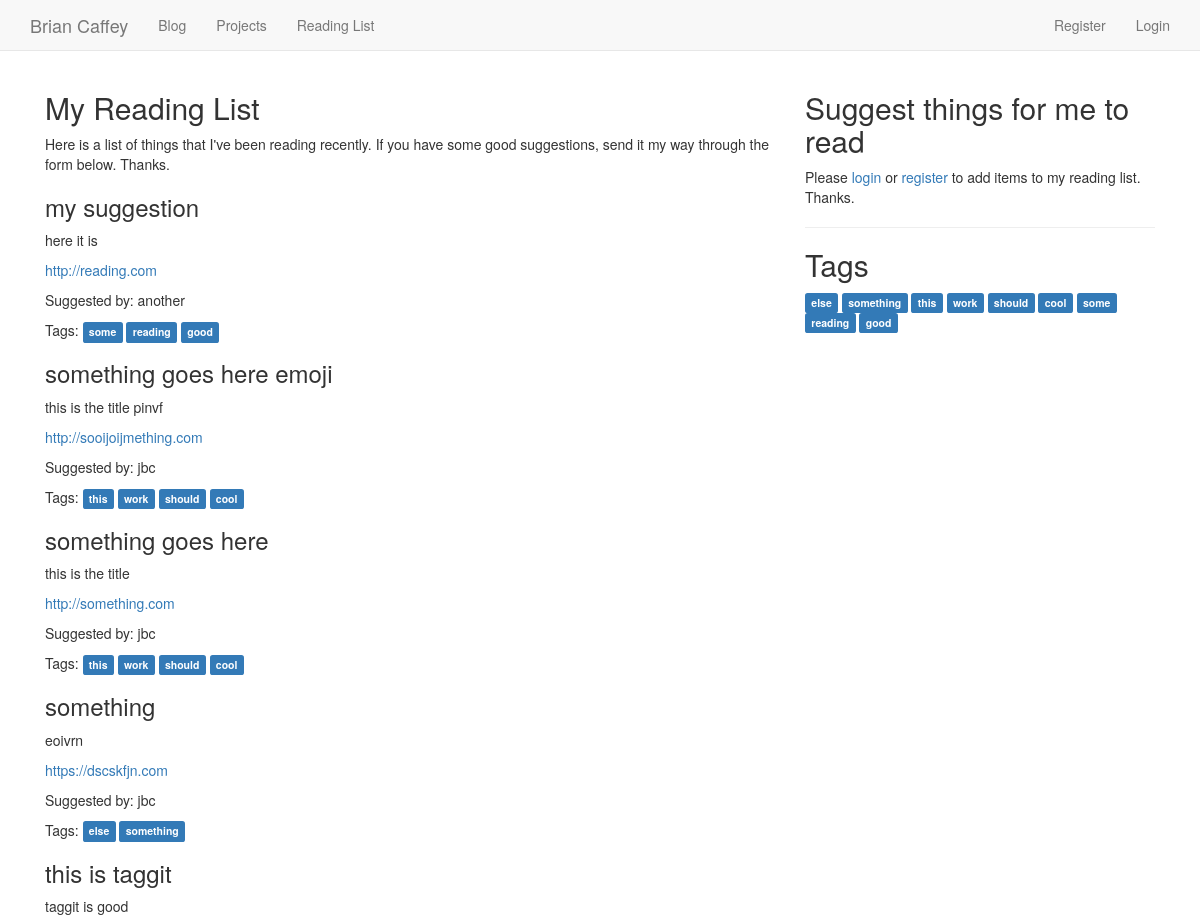
/reading-list/ (upper part), run on an earlier commit of the app's database.
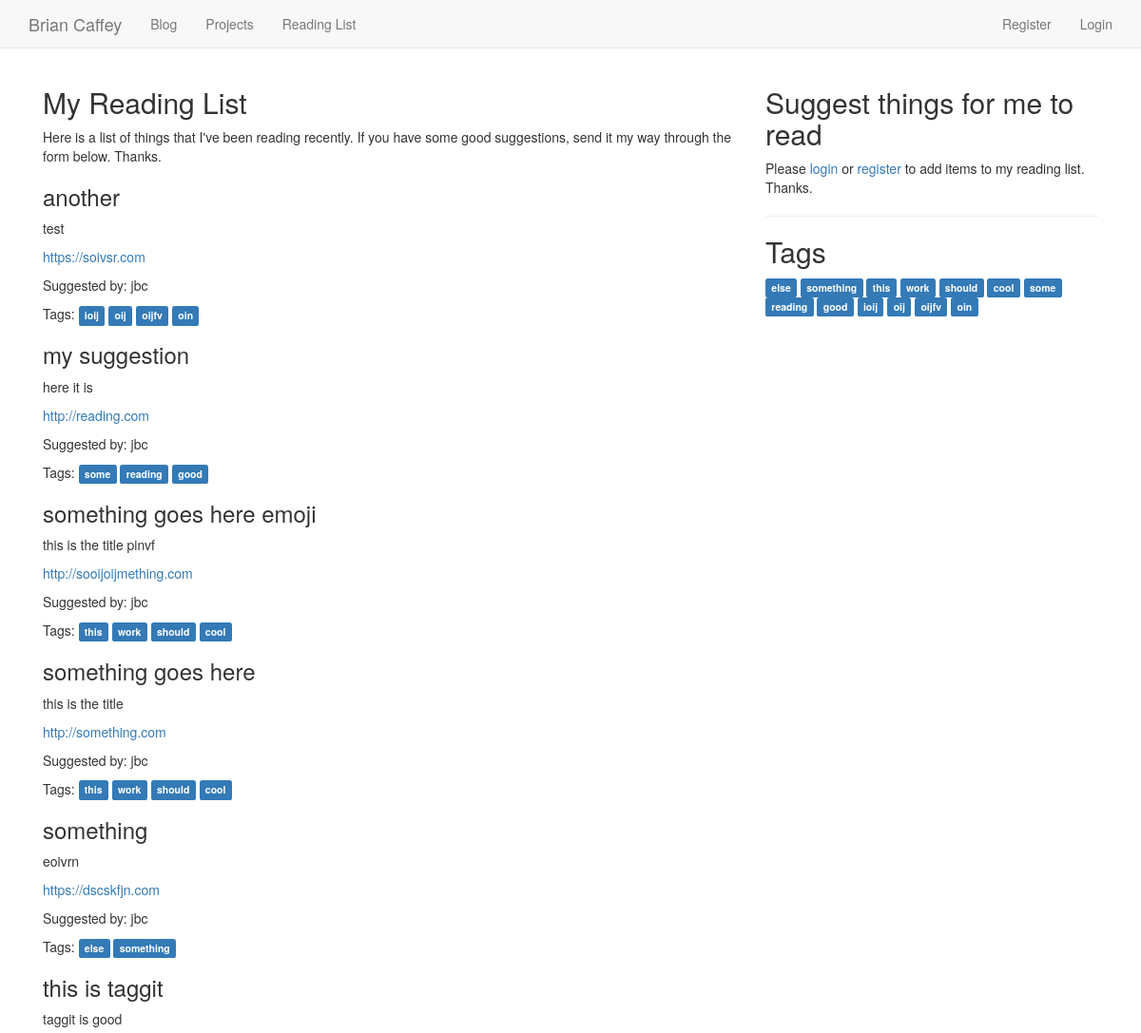
And on a later commit of the database.
### readinglist/models.py (models this page shows, shortened)
class ReadingMaterial(models.Model):
    user = models.ForeignKey(User)
    name = models.CharField(max_length=200)
    description = models.CharField(max_length=1000)
    link = models.URLField(max_length=400, unique=True)
    tags = TaggableManager()
    class Meta:
        ordering = ['-pk']

### readinglist/views.py (the view, shortened to what this page needs)
def reading_list(request):
    form = ReadingMaterialForm(request.POST or None)
    reading_list = ReadingMaterial.objects.all()
    tags = Tag.objects.all().distinct()
    context = {
        'form':form,
        'reading_list':reading_list,
        'tags': tags
    }
    return render(request, 'readinglist/reading_list.html', context)

### readinglist/templates/readinglist/reading_list.html (shortened to what this page needs)
{% extends 'base.html' %}
{% load crispy_forms_tags %}
{% block content %}
<div class="col-md-8">
<h2>My Reading List</h2>
<p>Here is a list of things that I've been reading recently. If you have some good suggestions, send it my way through the form below. Thanks.</p>
{% for item in reading_list %}
<h3>{{ item.name }}</h3>
<p>{{ item.description }}</p>
<p><a href="{{ item.link }}">{{ item.link }}</a></p>
<p>Suggested by: {{ item.user }}</p>
{% if item.tags.count > 0 %}
<p>Tags:
{% for tag in item.tags.all %}
<a href="{% url 'reading-list:tag-view' slug=tag.slug %}" class="label label-primary">{{ tag }}</a>
{% endfor %}
</p>
{% endif %}
{% endfor %}
</div>
<div class="col-md-4">
  <h2>Suggest things for me to read</h2>
  {% if user.is_authenticated %}
  <form method="POST" action=".">
    {% csrf_token %}
    {{ form | crispy }}
  <input class="btn btn-success" type="submit" value="Suggest">
</form>
{% else %}
<p>Please <a href="{% url 'accounts:login' %}">login</a> or <a href="{% url 'accounts:register' %}">register</a> to add items to my reading list. Thanks.</p>
{% endif %}
<hr>
<h2>Tags</h2>
{% for tag in tags %}
<a href="{% url 'reading-list:tag-view' slug=tag.slug %}" class="label label-primary">{{ tag }}</a>
{% endfor %}
</div>
{% endblock %}

What changed in the data, as far as the page shows it:
added ReadingMaterial: name "another", description "test", link "https://soivsr.com", user "jbc"
added Tag: name "ioij"
added Tag: name "oij"
added Tag: name "oijfv"
added Tag: name "oin"
changed ReadingMaterial "my suggestion": user "another" → "jbc"
